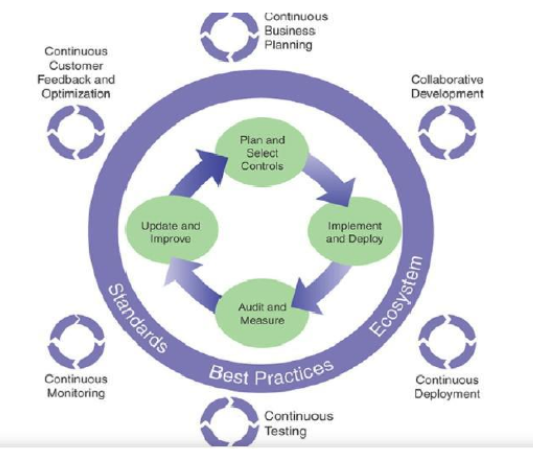
#> input picture VisionaryAi/Lesson3/abc.png, 533 x 449 px, found by its file name
$ python Activity1.py
#> lines starting #> are read from the running program, lines starting #| are printed output that depends on the picture
import cv2
import matplotlib.pyplot as plt

image_path = r"D:\Codingal\AIExpertllm\VisionaryAi\Lesson2\abc.png"


image = cv2.imread(image_path)
#> image is the input picture: shape (449, 533, 3); mean B, G, R 230.2, 225.1, 222.1

# Convert BGR to RGB
image_rgb = cv2.cvtColor(image, cv2.COLOR_BGR2RGB)
plt.imshow(image_rgb)
plt.title("RGB Image")
plt.show()

# Convert to Grayscale
gray_image = cv2.cvtColor(image, cv2.COLOR_BGR2GRAY)
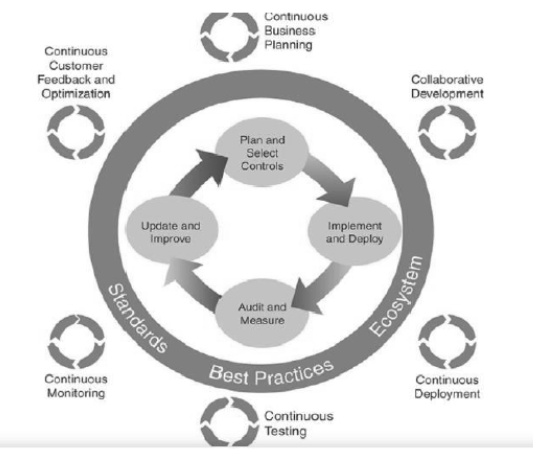
#> gray_image: shape (449, 533); min 47, max 255, mean 224.8
plt.imshow(gray_image, cmap='gray')
plt.title("Grayscale Image")
plt.show()

# Cropping the image
# Assume we know the region we want: rows 100 to 300, columns 200 to 400
cropped_image = image[100:300, 200:400]
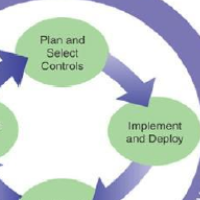
#> cropped_image: shape (200, 200, 3); mean B, G, R 211.7, 217.4, 204.9
cropped_rgb = cv2.cvtColor(cropped_image, cv2.COLOR_BGR2RGB)
plt.imshow(cropped_rgb)
plt.title("Cropped Region")
plt.show()
